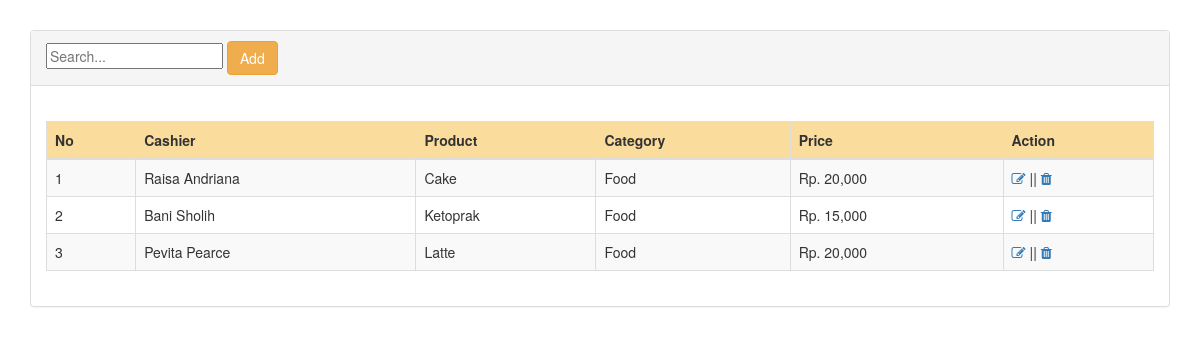
The page / on the database its author committed.
### tables this page shows
CREATE TABLE `product` (
  `id` int(11) NOT NULL,
  `name_prd` varchar(200) NOT NULL,
  `price` int(20) NOT NULL,
  `id_category` int(20) NOT NULL,
  `id_cashier` int(20) NOT NULL
);

CREATE TABLE `cashier` (
  `id_cas` int(11) NOT NULL,
  `name_cas` varchar(200) NOT NULL
);

CREATE TABLE `category` (
  `id_cat` int(11) NOT NULL,
  `name_cat` varchar(200) NOT NULL
);

### index.php (the view, shortened to what this page needs)
<?php include("conn.php"); ?>
<!DOCTYPE html>
<html>
<head>
	<link rel="stylesheet" type="text/css" href="https://maxcdn.bootstrapcdn.com/bootstrap/3.3.7/css/bootstrap.min.css">
	<link rel="stylesheet" type="text/css" href="https://maxcdn.bootstrapcdn.com/font-awesome/4.7.0/css/font-awesome.min.css">
</head>
<body>
<div class="container" style="margin-top: 30px;">
<div class="col-md12">
    <div class="panel panel-default">
        <div class="panel-heading">
        <input id='search-text' name='q' placeholder='Search...' type='text'/>
        <button type="button" class="btn btn-warning" data-toggle="modal" data-target="#myModal">Add</button>
        </div>
<br>
<div class="panel-body">
    <div class="table-responsive">
        <table id="zero_config" class="table table-striped table-bordered">
            <thead>
                <tr bgcolor="#FADC9C">
                    <th scope="col">No</th>
                    <th scope="col">Cashier</th>
                    <th scope="col">Product</th>
                    <th scope="col">Category</th>
                    <th scope="col">Price</th>
                    <th scope="col">Action</th>
                </tr>
            </thead>
            <tbody>
                <?php
                $sql = "SELECT Product.id,Cashier.name_cas,Category.name_cat,Product.name_prd,Product.price
                FROM Product INNER JOIN Category ON Product.id_category = Category.id_cat
                INNER JOIN Cashier ON Cashier.id_cas = Product.id_cashier";
                $query = mysqli_query($db, $sql);
                $no=1;
                while($t = mysqli_fetch_array($query)){?>
                <tr>
                    <td><?php echo $no++; ?></td>
                    <td><?php echo $t['name_cas'];  ?></td>
                    <td><?php echo $t['name_prd'];  ?></td>
                    <td><?php echo $t['name_cat'];  ?></td>
                    <td>Rp. <?php echo number_format($t['price']);?> </td>
                    <td><a href="#" type="button" class="fa fa-edit" data-toggle="modal" data-target="#edit<?php echo $t['id']; ?>" ></a> || <a class="fa fa-trash" href="hapus.php?id=<?php echo $t['id']; ?>"></a></td>
                </tr>
                <?php } ?>
            </tbody>
        </table>
    </div>
</div>
</body>
</html>

### rows shown on the page
product: id_cashier.name_cas "Raisa Andriana", name_prd "Cake", id_category.name_cat "Food", price "20,000"
product: id_cashier.name_cas "Bani Sholih", name_prd "Ketoprak", id_category.name_cat "Food", price "15,000"
product: id_cashier.name_cas "Pevita Pearce", name_prd "Latte", id_category.name_cat "Food", price "20,000"
